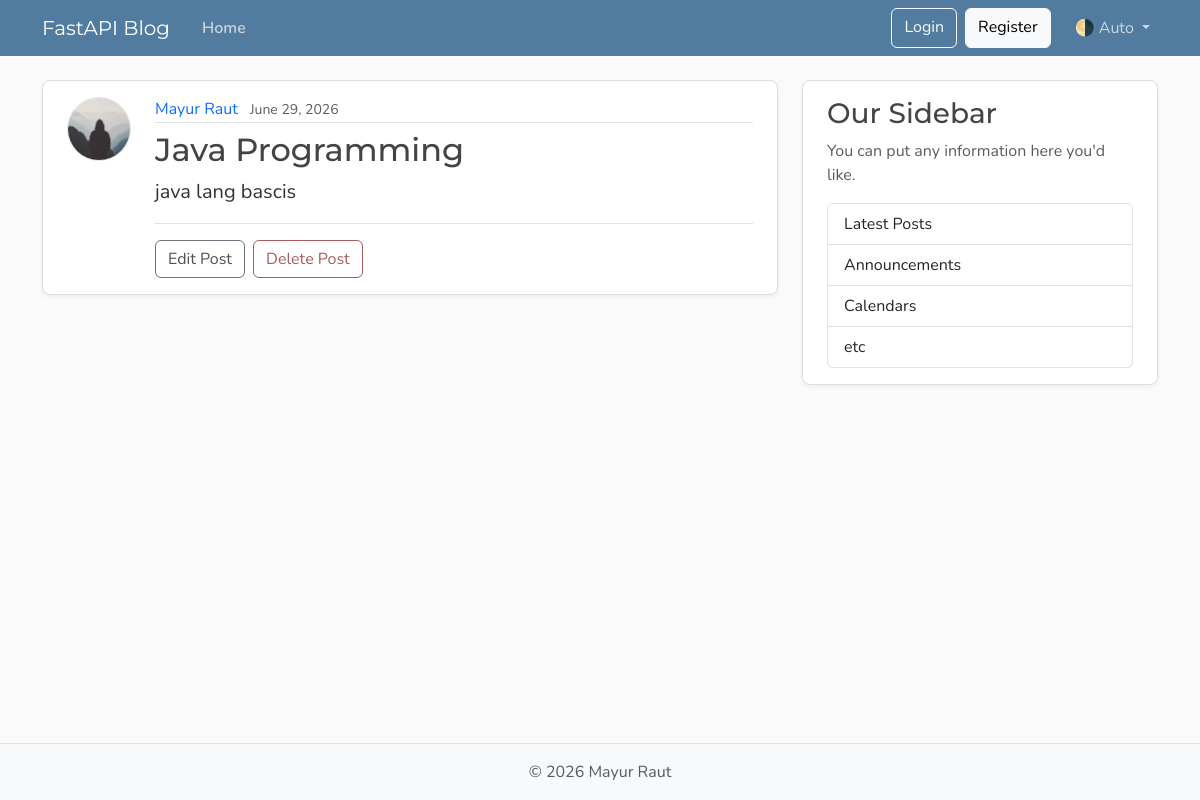
The app's page /posts/2, older data.
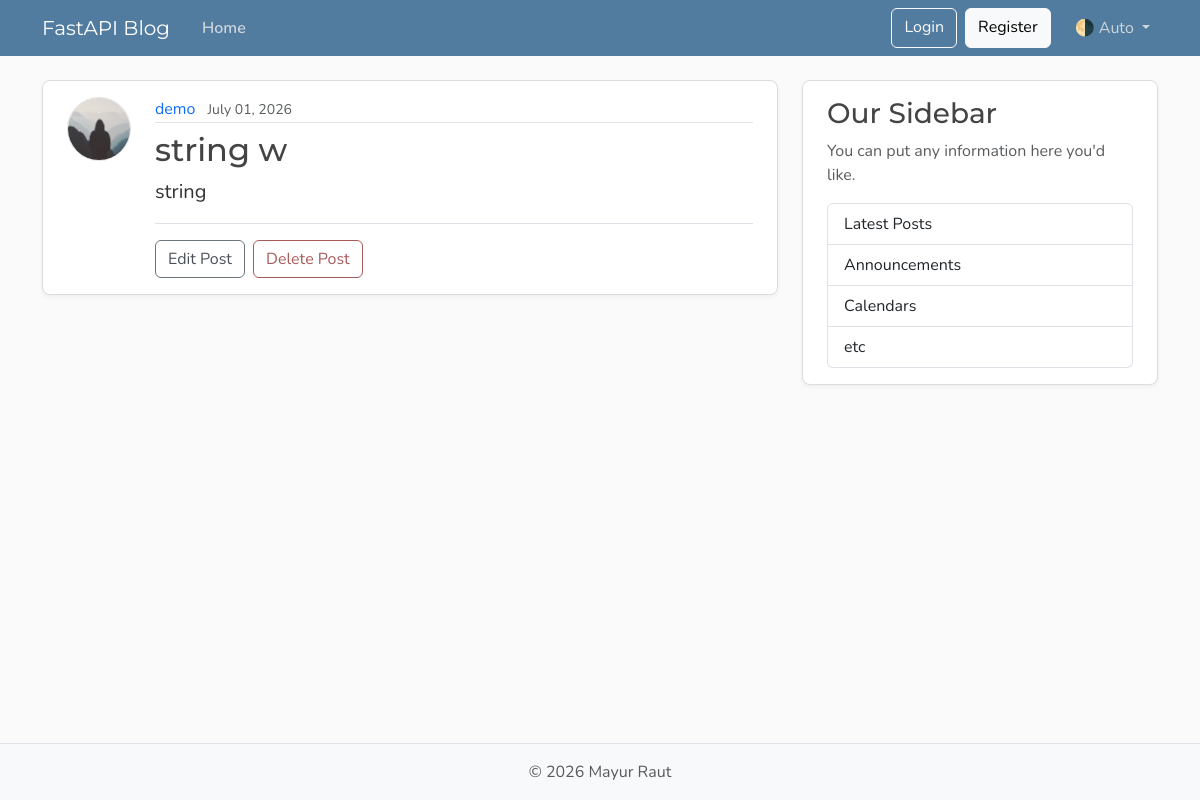
The same page, newer data.
### models.py (models this page shows, shortened)
class User(Base):
    __tablename__ = "users"
    id: Mapped[int] = mapped_column(Integer, primary_key=True, index=True)
    username: Mapped[str] = mapped_column(String(50), unique=True, nullable=False)
    email: Mapped[str] = mapped_column(String(120), unique=True, nullable=False)
    image_file: Mapped[str | None] = mapped_column(
        String(200),
        nullable=True,
        default=None,
    )
    posts: Mapped[list[Post]] = relationship(back_populates="author", cascade="all, delete-orphan")

class Post(Base):
    __tablename__ = "posts"
    id: Mapped[int] = mapped_column(Integer, primary_key=True, index=True)
    title: Mapped[str] = mapped_column(String(100), nullable=False)
    content: Mapped[str] = mapped_column(Text, nullable=False)
    user_id: Mapped[int] = mapped_column(
        ForeignKey("users.id"),
        nullable=False,
        index=True,
    )
    date_posted: Mapped[datetime] = mapped_column(
        DateTime(timezone=True),
        default=lambda: datetime.now(UTC),
    )
    author: Mapped[User] = relationship(back_populates="posts")

### main.py (the view)
@app.get("/posts/{post_id}", include_in_schema=False)
async def get_post_page(
    request: Request,
    post_id: int,
    db: Annotated[AsyncSession, Depends(get_db)],
):
    result = await db.execute(
        select(models.Post)
        .options(selectinload(models.Post.author))
        .where(models.Post.id == post_id),
    )
    post = result.scalars().first()
    if post:
        title = post.title[:50]
        return templates.TemplateResponse(
            request,
            "post.html",
            {"post": post, "title": title},
        )
    raise HTTPException(status_code=status.HTTP_404_NOT_FOUND, detail="Post not found")

### templates/post.html (shortened to what this page needs)
{% extends "layout.html" %}
{% block content %}
  <article class="content-section py-3 px-4 mb-4">
    <div class="d-flex align-items-start gap-4">
      <img class="rounded-circle article-img flex-shrink-0"
           src="{{ post.author.image_path}}"
           alt="{{ post.author.username }}'s profile picture"
           width="64"
           height="64"
           loading="lazy">
      <div class="flex-grow-1">
        <div class="article-metadata mb-2">
          <a class="me-2" href="{{ url_for('user_posts',user_id=post.author.id)}}">{{ post.author.username }}</a>
          <small class="text-body-secondary">{{ post.date_posted.strftime('%B %d, %Y') }}</small>
        </div>
        <h2 class="article-title">{{ post.title }}</h2>
        <p class="article-content">{{ post.content }}</p>
        <div class="post-actions mt-3 pt-3 border-top">
          <a class="btn btn-outline-secondary me-1" href="#">Edit Post</a>
          <button type="button"
                  class="btn btn-outline-danger"
                  data-bs-toggle="modal"
                  data-bs-target="#deleteModal">Delete Post</button>
        </div>
      </div>
    </div>
  </article>
{% endblock content %}

Row changes from the older to the newer data that the page shows:
changed User: author.username "Mayur Raut" → "demo"
changed Post: date_posted "June 29, 2026" → "July 01, 2026"; title "Java Programming" → "string w"; content "java lang bascis" → "string"
